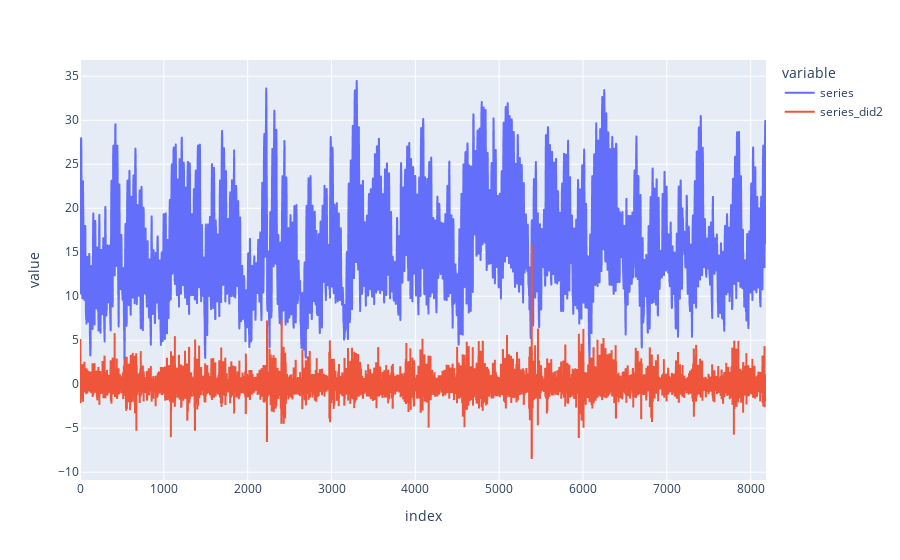

This figure's notebook cell:
### Code cell
df_did[['series', 'series_did2']].plot()

### Figure 1 — Plotly figure (JSON) as saved in the notebook; plotly's stock layout.template omitted (floating-point values rounded to 4 significant figures; data arrays with more than 128 entries replaced by an {"elided": "..."} marker saying what was removed)
{"data": [{"hovertemplate": "variable=series<br>index=%{x}<br>value=%{y}<extra></extra>", "legendgroup": "series", "line": {"color": "#636efa", "dash": "solid"}, "marker": {"symbol": "circle"}, "mode": "lines", "name": "series", "showlegend": true, "type": "scattergl", "x": {"elided": "8184 int values"}, "xaxis": "x", "y": {"elided": "8184 float values"}, "yaxis": "y"}, {"hovertemplate": "variable=series_did2<br>index=%{x}<br>value=%{y}<extra></extra>", "legendgroup": "series_did2", "line": {"color": "#EF553B", "dash": "solid"}, "marker": {"symbol": "circle"}, "mode": "lines", "name": "series_did2", "showlegend": true, "type": "scattergl", "x": {"elided": "8184 int values"}, "xaxis": "x", "y": {"elided": "8184 float values"}, "yaxis": "y"}], "layout": {"legend": {"title": {"text": "variable"}, "tracegroupgap": 0}, "margin": {"t": 60}, "xaxis": {"anchor": "y", "domain": [0, 1], "title": {"text": "index"}}, "yaxis": {"anchor": "x", "domain": [0, 1], "title": {"text": "value"}}}}
